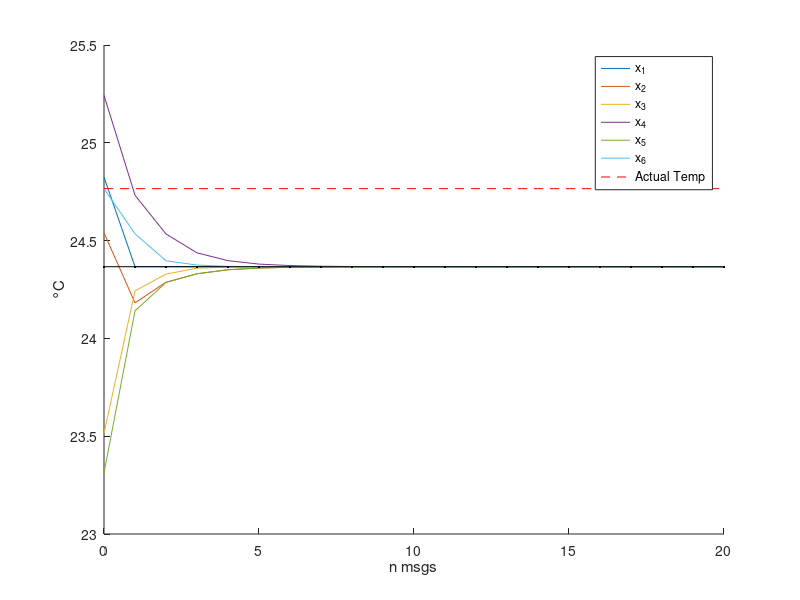
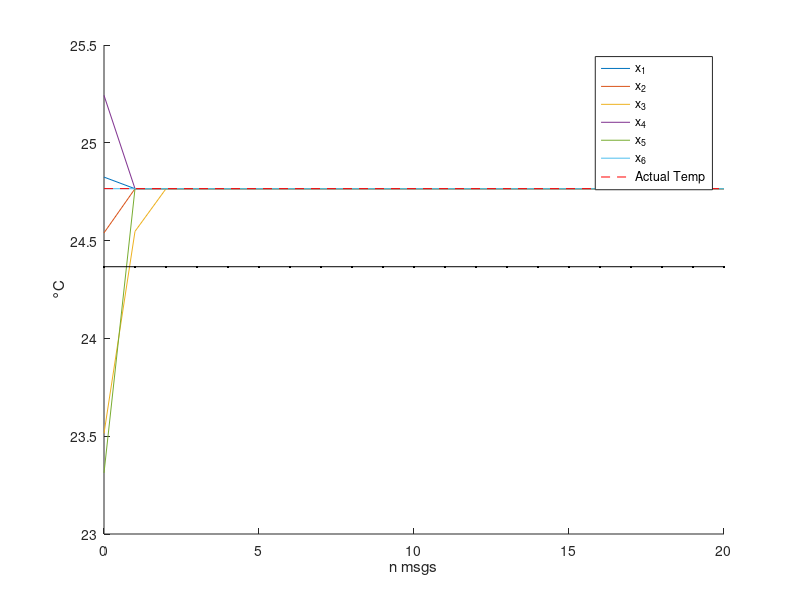

MATLAB code for these plots, in order:
clear all;
clc;

%% Problem formulation

T = rand(1)*5 + 20;

% Number of nodes
n = 6;

% Number of messages
n_msg = 20;

% Sensing uncertainties
Unc.mu = zeros(n,1);
Unc.std = rand(n,1);

% Collecting measurements
x0 = zeros(n,1);
y0 = zeros(n,1);
z0 = zeros(n,1);
for i=1:n
    x0(i) = T + randn(1)*Unc.std(i) + Unc.mu(i);
    y0(i) = x0(i)/Unc.std(i)^2;
    z0(i) = 1/Unc.std(i)^2;
end

%% Analysis

% Adjacency
A = rand(n,n) >= 0.5; 
A = A - diag(diag(A)); 
A = ceil((A + A')/2);
% Degree vector
D = A*ones(n,1);

% Define the matrix 'Q'
x = 0.3;
y = 0.8;
Q1 = [x + y - 1, 1 - x, 1 - y; 1 - x, x, 0; 1 - y, 0, y];

Q2 = [1/3, 1/3, 1/3; 1/2, 1/2, 0; 1/2, 0, 1/2];

% Storing the time evolution of the node values
% xStore = zeros(n,n_msg+1);
% xStore(:,1) = x0;
% for i=1:n_msg
%     xStore(:,i+1) = Q1*xStore(:,i);
% end


%% Implementation

xStore = zeros(n,n_msg+1);
xStore(:,1) = x0;
xStoreStep = zeros(n,1);

yStore = zeros(n,n_msg+1);
yStore(:,1) = y0;
yStoreStep = zeros(n,1);

zStore = zeros(n,n_msg+1);
zStore(:,1) = z0;
zStoreStep = zeros(n,1);

for i=1:n_msg
    for j=1:n
        % Available information of node 'j'
        xj = xStore(j,i);
        yj = yStore(j,i);
        zj = zStore(j,i);

        % Collecting data from neighbours
        xjCollectedData = zeros(1,n);
        yjCollectedData = zeros(1,n);
        zjCollectedData = zeros(1,n);
        qjk = zeros(1,n);
        for k=1:n
            if not(k == j)
                if A(j,k) == 1
                    xjCollectedData(k) = xStore(k,i);
                    yjCollectedData(k) = yStore(k,i);
                    zjCollectedData(k) = zStore(k,i);
                    qjk(k) = 1/(1 + max(D(j), D(k)));
                end
            end
        end

        % Computing the Consensus step
        for k=1:n
            xj = xj + qjk(k)*(xjCollectedData(k) - xStore(j,i));
            yj = yj + qjk(k)*(yjCollectedData(k) - yStore(j,i));
            zj = zj + qjk(k)*(zjCollectedData(k) - zStore(j,i));
        end
        xStoreStep(j) = xj;
        yStoreStep(j) = yj;
        zStoreStep(j) = zj;
    end

    % Finally store
    xStore(:,i+1) = xStoreStep;
    yStore(:,i+1) = yStoreStep;
    zStore(:,i+1) = zStoreStep;
end


%% Plot

figure(1), clf, hold on;
LegS = {};
for i=1:n
    plot(0:n_msg, xStore(i,:));
    LegS{end+1} = ['x_{', num2str(i), '}'];
end
plot(0:n_msg, ones(1,n_msg + 1)*T, 'r--');
LegS{end+1} = 'Actual Temp';
plot(0:n_msg, ones(1,n_msg + 1)*mean(x0), 'k.-');
xlabel('n msgs'); ylabel('°C');
legend(LegS, 'Location', 'best');

figure(2), clf, hold on;
LegS = {};
for i=1:n
    plot(0:n_msg, yStore(i,:)./zStore(i,:));
    LegS{end+1} = ['x_{', num2str(i), '}'];
end
plot(0:n_msg, ones(1,n_msg + 1)*T, 'r--');
LegS{end+1} = 'Actual Temp';
plot(0:n_msg, ones(1,n_msg + 1)*mean(x0), 'k.-');
xlabel('n msgs'); ylabel('°C');
legend(LegS, 'Location', 'best');
